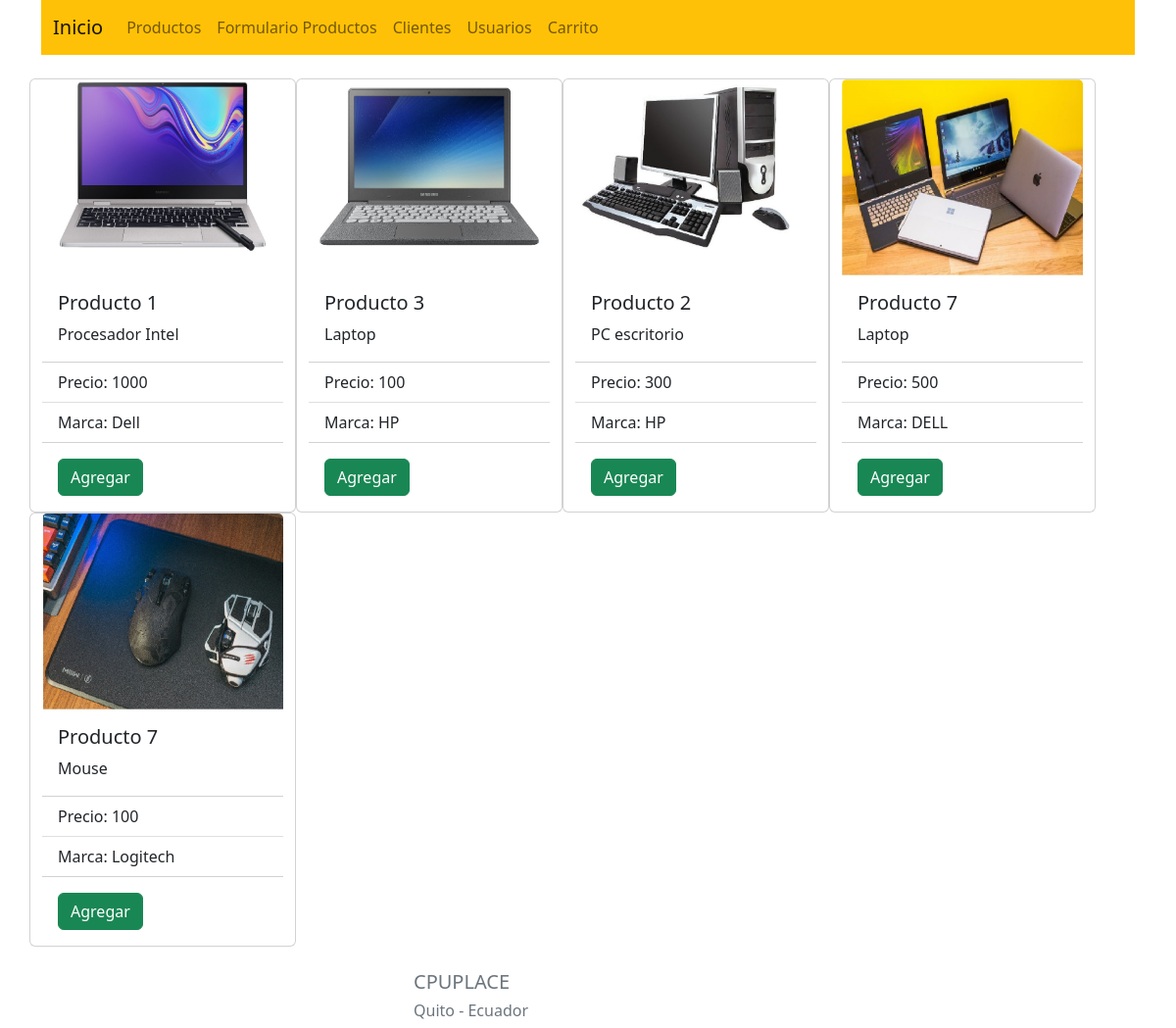
The page / on the database its author committed.
### tables this page shows
CREATE TABLE `productos` (
  `id` int(11) NOT NULL,
  `nombre` varchar(50) DEFAULT NULL,
  `cantidad` int(11) DEFAULT NULL,
  `precio` decimal(10,0) DEFAULT NULL,
  `Foto` varchar(200) DEFAULT NULL,
  `marca` varchar(30) DEFAULT NULL,
  `descripcion` varchar(350) DEFAULT NULL
);

### index.php (the view, shortened to what this page needs)
<?php
include('plantilla/head.php');
include('administrador/conn.php');
$sql = "select * from productos";
$result = mysqli_query($conn, $sql);
?>
<div class="container-lg">
    <div class="row">
        <?php
        if (mysqli_num_rows($result) > 0) {
            while ($row = mysqli_fetch_assoc($result)) {
        ?>
                <br>
                <div class="card" style="width: 17rem;">
                    <img class="card-img-top" src=<?php echo $row['Foto'] ?> alt="Card image cap" height="200px">
                    <div class="card-body">
                        <h5 class="card-title"><?php echo $row['nombre'] ?></h5>
                        <p class="card-text"><?php echo $row['descripcion'] ?></p>
                    </div>
                    <ul class="list-group list-group-flush">
                        <li class="list-group-item">Precio: <?php echo $row['precio'] ?></li>
                        <li class="list-group-item">Marca: <?php echo $row['marca'] ?></li>
                    </ul>
                    <div class="card-body">
                        <form action="logica.php" method="POST">
                            <button type="submit" class="btn btn-success" name="Agregar" value="Agregar">Agregar</button>
                        </form>
                    </div>
                </div>
            <?php
            }
        } else {
            ?>
            <div class="alert alert-danger" role="alert">
                Upps... Error al cargar los datos
            </div>
        <?php
        }
        ?>
    </div>
</div>
<?php
include('plantilla/footer.php')
?>

### plantilla/head.php (shortened to what this page needs)
<!DOCTYPE html>
<html lang="en">
<head>
    <link href="https://cdn.jsdelivr.net/npm/bootstrap@5.2.0/dist/css/bootstrap.min.css" rel="stylesheet">
</head>
<body>
    <div class="container">
        <nav class="navbar navbar-expand-lg navbar-light bg-warning">
            <div class="container-fluid">
                <a class="navbar-brand" href="index.php">Inicio</a>
                <div class="collapse navbar-collapse" id="navbarNav">
                    <ul class="navbar-nav">
                        <li class="nav-item">
                            <a class="nav-link" aria-current="page" href="administrador/productos.php">Productos</a>
                        </li>
                        <li class="nav-item">
                            <a class="nav-link" aria-current="page" href="administrador/formularioProductos.php">Formulario Productos</a>
                        </li>
                        <li class="nav-item">
                            <a class="nav-link" aria-current="page" href="administrador/clientes.php">Clientes</a>
                        </li>
                        <li class="nav-item">
                            <a class="nav-link" aria-current="page" href="administrador/usuarios.php">Usuarios</a>
                        </li>
                        <li class="nav-item">
                            <a class="nav-link" aria-current="page" href="carrito.php">Carrito</a>
                        </li>
                    </ul>
                </div>
            </div>
        </nav>
    </div>
    <br/>

### plantilla/footer.php
<br />
<div class="container">
    <div class="row">
        <div class="col-4">
        </div>
        <div class="col-4">
            <h6 class="text-muted lead">
                CPUPLACE
            </h6>
            <h6 class="text-muted">
                Quito - Ecuador <br />
            </h6>
        </div>
        <div class="col-4">
        </div>
    </div>
</div>

### rows shown on the page
productos: Foto (picture), nombre "Producto 1", descripcion "Procesador Intel", precio "1000", marca "Dell"
productos: Foto (picture), nombre "Producto 3", descripcion "Laptop", precio "100", marca "HP"
productos: Foto (picture), nombre "Producto 2", descripcion "PC escritorio", precio "300", marca "HP"
productos: Foto (picture), nombre "Producto 7", descripcion "Laptop", precio "500", marca "DELL"
productos: Foto (picture), nombre "Producto 7", descripcion "Mouse", precio "100", marca "Logitech"
